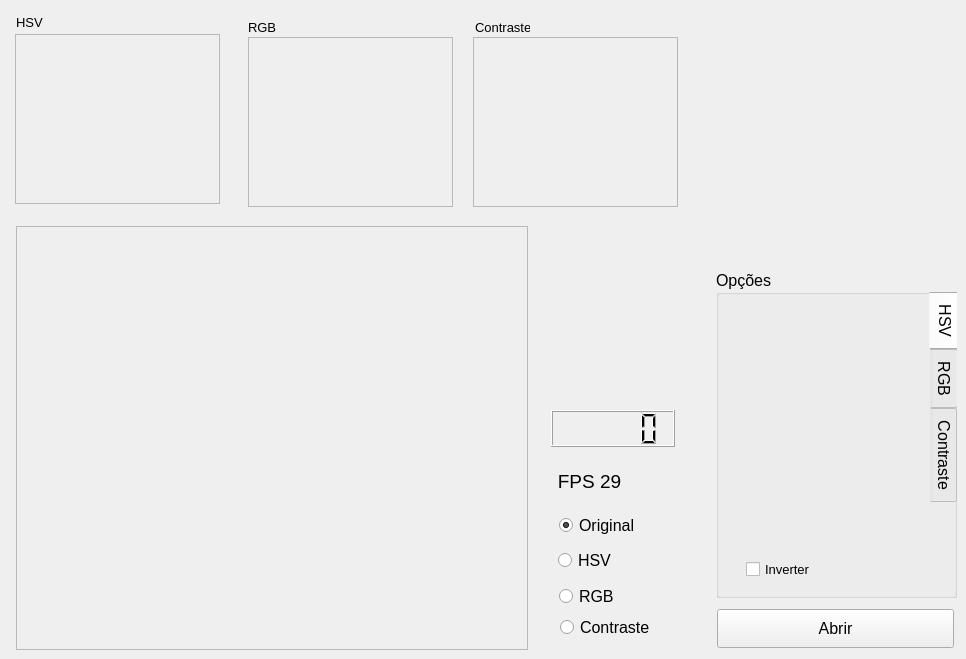
      <widget class="QWidget" name="tabVisual">
       <attribute name="title">
        <string>Detecção</string>
       </attribute>
       <widget class="QPushButton" name="btnVisualizar">
        <property name="geometry">
         <rect>
          <x>717</x>
          <y>609</y>
          <width>237</width>
          <height>39</height>
         </rect>
        </property>
        <property name="font">
         <font>
          <pointsize>12</pointsize>
         </font>
        </property>
        <property name="text">
         <string>Abrir</string>
        </property>
       </widget>
       <widget class="QLCDNumber" name="lcdDisplayPlay">
        <property name="geometry">
         <rect>
          <x>551</x>
          <y>410</y>
          <width>124</width>
          <height>37</height>
         </rect>
        </property>
        <property name="frameShape">
         <enum>QFrame::Box</enum>
        </property>
        <property name="frameShadow">
         <enum>QFrame::Raised</enum>
        </property>
        <property name="segmentStyle">
         <enum>QLCDNumber::Filled</enum>
        </property>
       </widget>
       <widget class="QGroupBox" name="grpFiltros">
        <property name="geometry">
         <rect>
          <x>716</x>
          <y>270</y>
          <width>241</width>
          <height>328</height>
         </rect>
        </property>
        <property name="font">
         <font>
          <pointsize>12</pointsize>
         </font>
        </property>
        <property name="title">
         <string>Opções</string>
        </property>
        <widget class="QTabWidget" name="tabViewEsquerda">
         <property name="geometry">
          <rect>
           <x>3</x>
           <y>22</y>
           <width>241</width>
           <height>300</height>
          </rect>
         </property>
         <property name="styleSheet">
          <string notr="true">QTabWidget::pane { /* The tab widget frame */
    border: 0px;
   tabBar:hidden;
}</string>
         </property>
         <property name="tabPosition">
          <enum>QTabWidget::East</enum>
         </property>
         <property name="currentIndex">
          <number>0</number>
         </property>
         <widget class="QWidget" name="tab_4">
          <attribute name="title">
           <string>HSV</string>
          </attribute>
          <widget class="QWidget" name="verticalLayoutWidget">
           <property name="geometry">
            <rect>
             <x>25</x>
             <y>30</y>
             <width>187</width>
             <height>227</height>
            </rect>
           </property>
           <layout class="QVBoxLayout" name="layFiltrosHSV"/>
          </widget>
          <widget class="QCheckBox" name="chkInverter">
           <property name="geometry">
            <rect>
             <x>27</x>
             <y>269</y>
             <width>76</width>
             <height>17</height>
            </rect>
           </property>
           <property name="font">
            <font>
             <pointsize>10</pointsize>
            </font>
           </property>
           <property name="text">
            <string>Inverter</string>
           </property>
           <property name="checked">
            <bool>false</bool>
           </property>
          </widget>
         </widget>
         <widget class="QWidget" name="tab_5">
          <attribute name="title">
           <string>RGB</string>
          </attribute>
          <widget class="QWidget" name="verticalLayoutWidget_2">
           <property name="geometry">
            <rect>
             <x>26</x>
             <y>30</y>
             <width>191</width>
             <height>221</height>
            </rect>
           </property>
           <layout class="QVBoxLayout" name="layFiltrosRGB"/>
          </widget>
         </widget>
         <widget class="QWidget" name="tab_9">
          <attribute name="title">
           <string>Contraste</string>
          </attribute>
          <widget class="QWidget" name="verticalLayoutWidget_5">
           <property name="geometry">
            <rect>
             <x>26</x>
             <y>30</y>
             <width>191</width>
             <height>61</height>
            </rect>
           </property>
           <layout class="QVBoxLayout" name="layFiltrosContraste"/>
          </widget>
         </widget>
        </widget>
        <zorder>tabViewEsquerda</zorder>
        <zorder>groupBox_2</zorder>
       </widget>
       <widget class="QLabel" name="lblPrimeira">
        <property name="geometry">
         <rect>
          <x>16</x>
          <y>14</y>
          <width>55</width>
          <height>16</height>
         </rect>
        </property>
        <property name="font">
         <font>
          <pointsize>10</pointsize>
         </font>
        </property>
        <property name="text">
         <string>HSV</string>
        </property>
       </widget>
       <widget class="QLabel" name="vPrimeira">
        <property name="geometry">
         <rect>
          <x>15</x>
          <y>34</y>
          <width>205</width>
          <height>170</height>
         </rect>
        </property>
        <property name="minimumSize">
         <size>
          <width>10</width>
          <height>10</height>
         </size>
        </property>
        <property name="maximumSize">
         <size>
          <width>1000000</width>
          <height>1000000</height>
         </size>
        </property>
        <property name="baseSize">
         <size>
          <width>424</width>
          <height>424</height>
         </size>
        </property>
        <property name="mouseTracking">
         <bool>false</bool>
        </property>
        <property name="focusPolicy">
         <enum>Qt::TabFocus</enum>
        </property>
        <property name="contextMenuPolicy">
         <enum>Qt::CustomContextMenu</enum>
        </property>
        <property name="autoFillBackground">
         <bool>true</bool>
        </property>
        <property name="frameShape">
         <enum>QFrame::StyledPanel</enum>
        </property>
        <property name="text">
         <string/>
        </property>
        <property name="alignment">
         <set>Qt::AlignCenter</set>
        </property>
        <property name="indent">
         <number>0</number>
        </property>
       </widget>
       <widget class="QLabel" name="vSegunda">
        <property name="geometry">
         <rect>
          <x>248</x>
          <y>37</y>
          <width>205</width>
          <height>170</height>
         </rect>
        </property>
        <property name="minimumSize">
         <size>
          <width>10</width>
          <height>10</height>
         </size>
        </property>
        <property name="maximumSize">
         <size>
          <width>1000000</width>
          <height>1000000</height>
         </size>
        </property>
        <property name="baseSize">
         <size>
          <width>424</width>
          <height>424</height>
         </size>
        </property>
        <property name="mouseTracking">
         <bool>false</bool>
        </property>
        <property name="focusPolicy">
         <enum>Qt::TabFocus</enum>
        </property>
        <property name="contextMenuPolicy">
         <enum>Qt::CustomContextMenu</enum>
        </property>
        <property name="autoFillBackground">
         <bool>true</bool>
        </property>
        <property name="frameShape">
         <enum>QFrame::StyledPanel</enum>
        </property>
        <property name="text">
         <string/>
        </property>
        <property name="alignment">
         <set>Qt::AlignCenter</set>
        </property>
        <property name="indent">
         <number>0</number>
        </property>
       </widget>
       <widget class="QLabel" name="vTerceira">
        <property name="geometry">
         <rect>
          <x>473</x>
          <y>37</y>
          <width>205</width>
          <height>170</height>
         </rect>
        </property>
        <property name="minimumSize">
         <size>
          <width>10</width>
          <height>10</height>
         </size>
        </property>
        <property name="maximumSize">
         <size>
          <width>1000000</width>
          <height>1000000</height>
         </size>
        </property>
        <property name="baseSize">
         <size>
          <width>424</width>
          <height>424</height>
         </size>
        </property>
        <property name="mouseTracking">
         <bool>false</bool>
        </property>
        <property name="focusPolicy">
         <enum>Qt::TabFocus</enum>
        </property>
        <property name="contextMenuPolicy">
         <enum>Qt::CustomContextMenu</enum>
        </property>
        <property name="autoFillBackground">
         <bool>true</bool>
        </property>
        <property name="frameShape">
         <enum>QFrame::StyledPanel</enum>
        </property>
        <property name="text">
         <string/>
        </property>
        <property name="alignment">
         <set>Qt::AlignCenter</set>
        </property>
        <property name="indent">
         <number>0</number>
        </property>
       </widget>
       <widget class="QLabel" name="lblSegunda">
        <property name="geometry">
         <rect>
          <x>248</x>
          <y>19</y>
          <width>55</width>
          <height>16</height>
         </rect>
        </property>
        <property name="font">
         <font>
          <pointsize>10</pointsize>
         </font>
        </property>
        <property name="text">
         <string>RGB</string>
        </property>
       </widget>
       <widget class="QLabel" name="lblTerceira">
        <property name="geometry">
         <rect>
          <x>475</x>
          <y>19</y>
          <width>55</width>
          <height>16</height>
         </rect>
        </property>
        <property name="font">
         <font>
          <pointsize>10</pointsize>
         </font>
        </property>
        <property name="text">
         <string>Contraste</string>
        </property>
       </widget>
       <widget class="QRadioButton" name="rdbMascara">
        <property name="geometry">
         <rect>
          <x>560</x>
          <y>619</y>
          <width>91</width>
          <height>17</height>
         </rect>
        </property>
        <property name="font">
         <font>
          <pointsize>12</pointsize>
         </font>
        </property>
        <property name="text">
         <string>Contraste</string>
        </property>
        <property name="checked">
         <bool>false</bool>
        </property>
       </widget>
       <widget class="QRadioButton" name="rdbRGB">
        <property name="geometry">
         <rect>
          <x>559</x>
          <y>588</y>
          <width>85</width>
          <height>17</height>
         </rect>
        </property>
        <property name="font">
         <font>
          <pointsize>12</pointsize>
         </font>
        </property>
        <property name="text">
         <string>RGB</string>
        </property>
        <property name="checked">
         <bool>false</bool>
        </property>
       </widget>
       <widget class="QRadioButton" name="rdbHSV">
        <property name="geometry">
         <rect>
          <x>558</x>
          <y>552</y>
          <width>62</width>
          <height>17</height>
         </rect>
        </property>
        <property name="font">
         <font>
          <pointsize>12</pointsize>
         </font>
        </property>
        <property name="text">
         <string>HSV</string>
        </property>
        <property name="checked">
         <bool>false</bool>
        </property>
       </widget>
       <widget class="QRadioButton" name="rdbOriginal">
        <property name="geometry">
         <rect>
          <x>559</x>
          <y>517</y>
          <width>85</width>
          <height>17</height>
         </rect>
        </property>
        <property name="font">
         <font>
          <pointsize>12</pointsize>
         </font>
        </property>
        <property name="text">
         <string>Original</string>
        </property>
        <property name="checked">
         <bool>true</bool>
        </property>
       </widget>
       <widget class="QLabel" name="lblFPSPlay">
        <property name="geometry">
         <rect>
          <x>545</x>
          <y>464</y>
          <width>89</width>
          <height>34</height>
         </rect>
        </property>
        <property name="font">
         <font>
          <pointsize>14</pointsize>
         </font>
        </property>
        <property name="text">
         <string>FPS 29</string>
        </property>
        <property name="alignment">
         <set>Qt::AlignCenter</set>
        </property>
       </widget>
       <widget class="QLabel" name="lblViewResultadoPlay">
        <property name="geometry">
         <rect>
          <x>16</x>
          <y>226</y>
          <width>512</width>
          <height>424</height>
         </rect>
        </property>
        <property name="minimumSize">
         <size>
          <width>512</width>
          <height>424</height>
         </size>
        </property>
        <property name="maximumSize">
         <size>
          <width>512</width>
          <height>424</height>
         </size>
        </property>
        <property name="baseSize">
         <size>
          <width>512</width>
          <height>424</height>
         </size>
        </property>
        <property name="mouseTracking">
         <bool>false</bool>
        </property>
        <property name="focusPolicy">
         <enum>Qt::TabFocus</enum>
        </property>
        <property name="contextMenuPolicy">
         <enum>Qt::CustomContextMenu</enum>
        </property>
        <property name="autoFillBackground">
         <bool>false</bool>
        </property>
        <property name="frameShape">
         <enum>QFrame::StyledPanel</enum>
        </property>
        <property name="text">
         <string/>
        </property>
        <property name="alignment">
         <set>Qt::AlignCenter</set>
        </property>
        <property name="indent">
         <number>0</number>
        </property>
       </widget>
       <zorder>grpFiltros</zorder>
       <zorder>btnVisualizar</zorder>
       <zorder>lcdDisplayPlay</zorder>
       <zorder>lblPrimeira</zorder>
       <zorder>vPrimeira</zorder>
       <zorder>vSegunda</zorder>
       <zorder>vTerceira</zorder>
       <zorder>lblSegunda</zorder>
       <zorder>lblTerceira</zorder>
       <zorder>rdbMascara</zorder>
       <zorder>rdbRGB</zorder>
       <zorder>rdbHSV</zorder>
       <zorder>rdbOriginal</zorder>
       <zorder>lblFPSPlay</zorder>
       <zorder>lblViewResultadoPlay</zorder>
      </widget>
